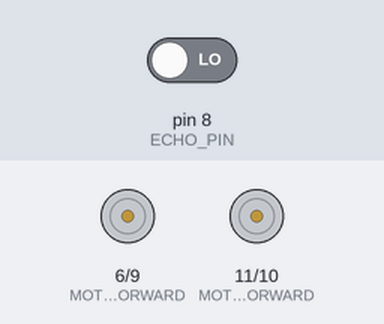
This sketch was run on a simulated Arduino Uno, built with avr-gcc and run on an emulated ATmega328P. On the bench: motor-driver pin pairs drawn as motors (green arrow = first pin HIGH = forward, orange = second pin HIGH = backward, longer = more drive). The inputs (shaded band) are chosen by the test bench; at power-on: pin 8 (ECHO_PIN) LOW.

Above: at 1.0 s.
Timing chart, 0 to 3.5 s (numbered marks = the images above):
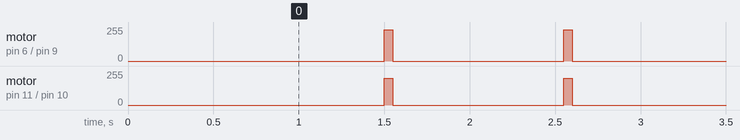

The sketch:

Object_avoidance.ino
```cpp
// ===== MOTOR CONTROL PINS =====
const int MOTOR_LEFT_FORWARD = 11;
const int MOTOR_LEFT_BACK = 10;
const int MOTOR_RIGHT_BACK = 9;
const int MOTOR_RIGHT_FORWARD = 6;

// ===== ULTRASONIC SENSOR PINS ====
const int TRIG_PIN = 7;
const int ECHO_PIN = 8;

// ==== Mesuare variables ====
long duration; // duration = time for sound to travel
int distance; // distance = calculated distance in cm

void setup() {
  // Set sensor pins
  pinMode(TRIG_PIN,OUTPUT);
  pinMode(ECHO_PIN,INPUT);

   // Set motor pins as outputs
  pinMode(MOTOR_LEFT_BACK,OUTPUT) ;
  pinMode(MOTOR_RIGHT_BACK,OUTPUT) ;
  pinMode(MOTOR_RIGHT_FORWARD,OUTPUT) ;
  pinMode(MOTOR_LEFT_FORWARD,OUTPUT) ;

  // Small delay to stabilize system
  delay(500);
}

void loop() {
  // ===== ULTRASONIC MEASUREMENT =====
  digitalWrite(TRIG_PIN,LOW);  // ensure clean signal
  delayMicroseconds(2);
  digitalWrite(TRIG_PIN,HIGH); // send 10µs pulse
  delayMicroseconds(10);
  duration = pulseIn(ECHO_PIN, HIGH);    // Read echo time
  distance = duration * 0.034 / 2;       // Convert time to distance (cm)

  // ===== OBSTACLE DETECTION =====
  // If object is closer than 15 cm (and valid reading)
  if(distance<15 and distance!=0){
    // Avoid obstacle (simple path around it)
     turnLeft90();
     moveForward(500);
     turnRight90();
     moveForward(500);
     turnRight90();
     moveForward(500);
     turnLeft90();
  }
  else{
      // No obstacle → keep moving forward
     moveForward(50);
  }

}

// ===== MOVE FORWARD =====
// Moves robot forward for a given time (ms)
void moveForward(int time) {
  analogWrite(MOTOR_LEFT_FORWARD, 200);
  analogWrite(MOTOR_RIGHT_FORWARD, 235);
  delay(time);
  stopMottor();
}

// ===== TURN RIGHT 90° =====
// Rotates robot in place to the right
void turnRight90() {
  digitalWrite(MOTOR_LEFT_FORWARD, HIGH);
  digitalWrite(MOTOR_RIGHT_BACK, HIGH);
  delay(420); // initial guess
  digitalWrite(MOTOR_LEFT_FORWARD, LOW);
  digitalWrite(MOTOR_RIGHT_BACK, LOW);
  stopMottor();
}

// ===== TURN LEFT 90° =====
// Rotates robot in place to the left
void turnLeft90() {
  digitalWrite(MOTOR_RIGHT_FORWARD, HIGH);
  digitalWrite(MOTOR_LEFT_BACK, HIGH);
  delay(420); // initial guess
  digitalWrite(MOTOR_RIGHT_FORWARD, LOW);
  digitalWrite(MOTOR_LEFT_BACK, LOW);
  stopMottor();
}

// ===== STOP MOTORS =====
// Stops all motor movement
void stopMottor(){
  digitalWrite(MOTOR_RIGHT_FORWARD, LOW);
  digitalWrite(MOTOR_LEFT_BACK, LOW);
  digitalWrite(MOTOR_LEFT_FORWARD, LOW);
  digitalWrite(MOTOR_RIGHT_BACK, LOW);
}
```

Measured:
- by itself, motor on pin 6 (MOTOR_RIGHT_FORWARD) / pin 9 (MOTOR_RIGHT_BACK): alternates forward 235/255 for 0.05 s and stopped for 1.0 s
- by itself, motor on pin 11 (MOTOR_LEFT_FORWARD) / pin 10 (MOTOR_LEFT_BACK): alternates forward 200/255 for 0.05 s and stopped for 1.0 s
